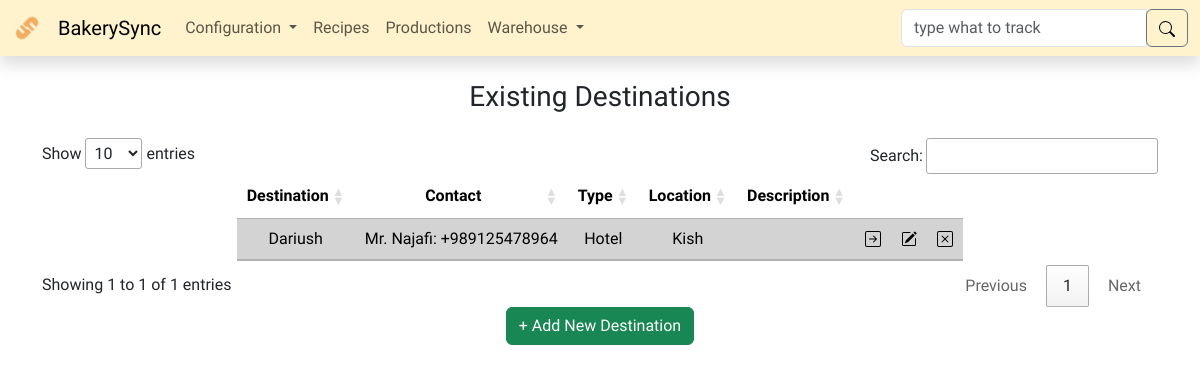
Page /destinations/ on the earlier database version.
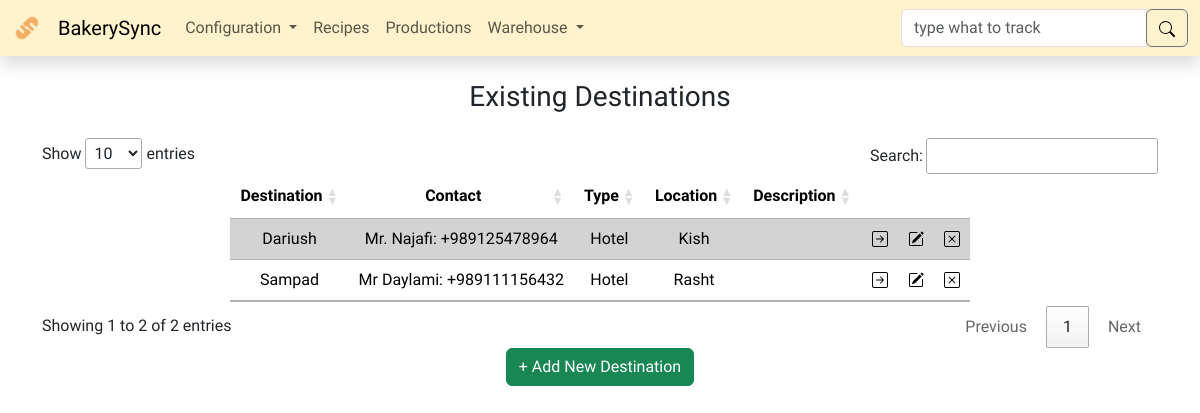
Same page on the later database version.
### models.py (models this page shows, shortened)
class BaseModel(db.Model):
    __abstract__ = True
    id = db.Column(db.Integer, primary_key=True)

class Destination(BaseModel):
    name = db.Column(db.String(255), unique=True, nullable=False)
    contact_person = db.Column(db.String(255))
    contact_information = db.Column(db.String(255))
    type = db.Column(db.String(255))
    location = db.Column(db.String(255))
    description = db.Column(db.String(255))
    shipments = db.relationship('ProductShipment', backref='destination')

### routes/destinations.py (the view)
@destinations_bp.route('/', methods=['GET', 'POST'])
def destinations():
    if request.method == 'POST':
        name = request.form['name'].capitalize()
        contact_person = request.form['contact_person'].title()
        contact_information = request.form['contact_information']
        type = request.form['type'].title()
        location = request.form['location'].title()
        description = request.form['description']
        new_destination = Destination(
            name=name,
            contact_person=contact_person,
            contact_information=contact_information,
            type=type,
            location=location,
            description=description
        )
        try:
            db.session.add(new_destination)
            db.session.commit()
            flash('New destination added successfully', 'success')
            return redirect(url_for('destinations.destinations'))
        except Exception as e:
            if 'UNIQUE constraint failed: destination.name' in str(e):
                flash(
                    f'Can not add another destination with the name {name}. destination name must be unique. Please choose a different name.', 'warning')
            else:
                flash(f'Error: {str(e)}', 'warning')
            db.session.rollback()  # Rollback any changes to the database
            return redirect(url_for('destinations.destinations'))
    else:
        destinations = Destination.query.all()
        return render_template('destinations.html', destinations=destinations)

### app.py (called while the page is built)
@app.after_request
def after_request(response):
    response.headers["Cache-Control"] = "no-cache, no-store, must-revalidate"
    response.headers["Expires"] = 0
    response.headers["Pragma"] = "no-cache"
    return response

@app.template_filter('escape_html')
def escape_html_filter(s):
    result = ""
    for c in s:
        if c in ["'", '"']:
            result += "\\" + c
        else:
            result += c
    return result

### templates/destinations.html (shortened to what this page needs)
{% extends "layout.html" %}
{%block main %}
<div class="container mx-auto text-center">
  <h3 class="my-4">Existing Destinations</h3>
  <table id="destination_table" class="table table-striped w-auto mx-auto">
    <thead>
      <tr>
        <th>Destination</th>
        <th>Contact</th>
        <th>Type</th>
        <th>Location</th>
        <th>Description</th>
        <th></th>
        <th></th>
        <th></th>
      </tr>
    </thead>
    <tbody>
      {% for destination in destinations %}
      <tr>
        <td>{{ destination.name }}</td>
        <td>{{ destination.contact_person }}: {{ destination.contact_information }}</td>
        <td>{{ destination.type }}</td>
        <td>{{ destination.location }}</td>
        <td>{{ destination.description }}</td>
        <td>
          <form action="{{ url_for('destinations.track') }}" method="post">
            <input
              type="image"
              src="/static/icons/arrow-right-square.svg"
              alt="track"
              name="destination_track"
              title="Track {{ destination.name }}"
            />
          </form>
        </td>
        <td>
          <img
            src="/static/icons/pencil-square.svg"
            alt="edit"
            name="destination_edit"
            type="button"
            class="edit-destination"
            title="Edit {{ destination.name }}"
            data-bs-toggle="offcanvas"
            data-bs-target="#EditCanvas"
            aria-controls="EditCanvas"
            onclick="populateCanvas(
              '{{ destination.id }}',
              '{{ destination.name|escape_html }}',
              '{{ destination.contact_person|escape_html }}',
              '{{ destination.contact_information|escape_html }}',
              '{{ destination.type|escape_html }}',
              '{{ destination.location|escape_html }}',
              '{{ destination.description|escape_html }}'
            );"
          />
        </td>
        <td>
          <form
          id="del-{{ destination.id }}"
          action="{{ url_for('destinations.delete_destination') }}"
          method="post"
        >
          <img
            src="/static/icons/x-square.svg"
            alt="delete"
            name="destination_delete"
            type="submit"
            title="Delete {{ destination.name }}"
            onclick="return confirmDelete('del-{{ destination.id }}', '{{ destination.name|escape_html }}');"
          />
        </form>
        </td>
      </tr>
      {% endfor %}
    </tbody>
  </table>
  <button
    class="btn btn-success"
    type="button"
    data-bs-toggle="offcanvas"
    data-bs-target="#AddCanvas"
    aria-controls="AddCanvas"
  >
    + Add New Destination
  </button>
</div>
{% endblock %}

Differences in the rows shown:
added Destination: name "Sampad", contact_person "Mr Daylami", contact_information "+989111156432", type "Hotel", location "Rasht"
Other differences:
text written by a page script: "Show entries Search: Showing 1 to 1 of 1 entries Previous 1 Next" → "Show entries Search: Showing 1 to 2 of 2 entries Previous 1 Next"
